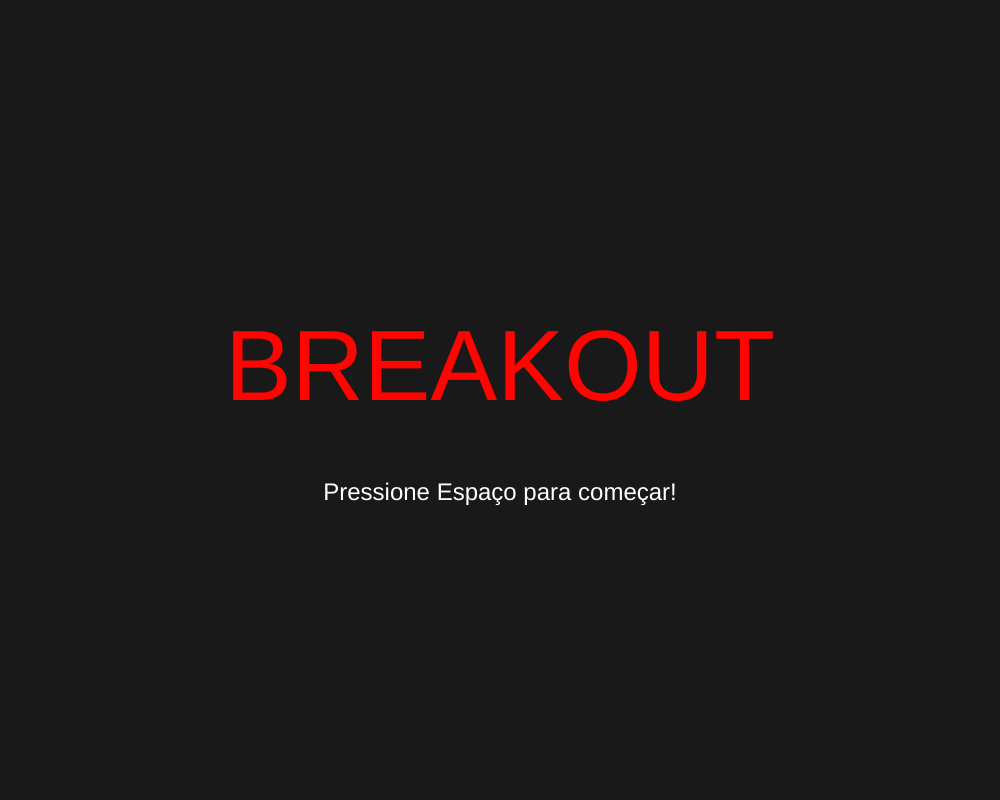
Frame 1 (no input)
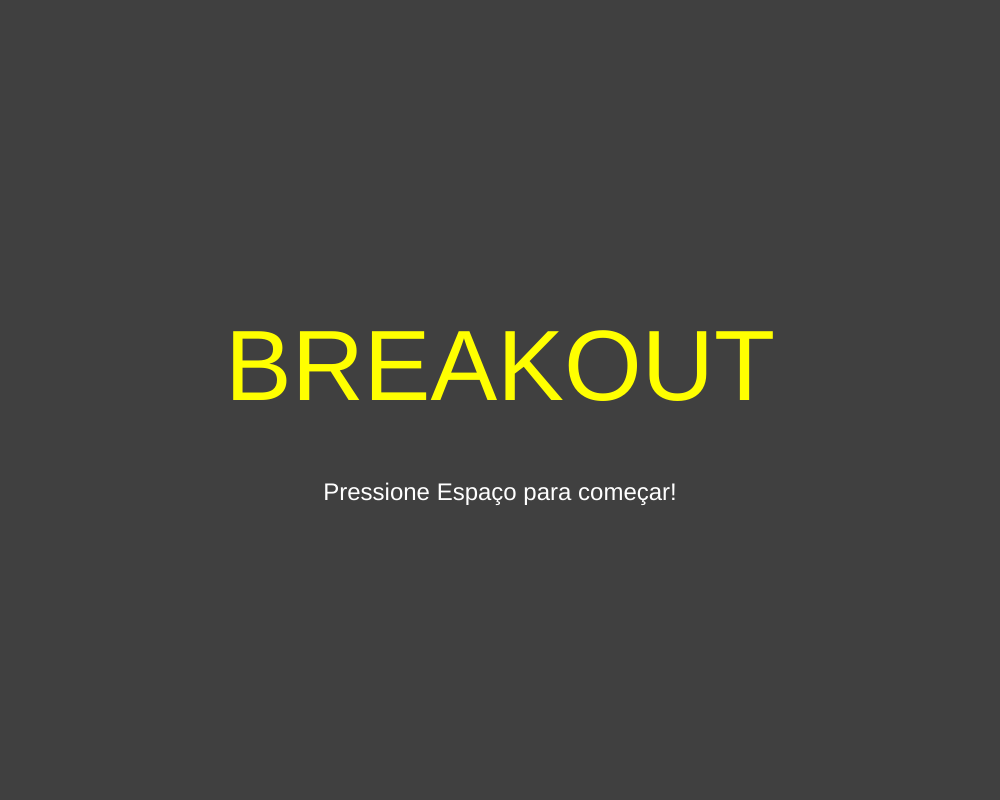
Frame 60 (no input)
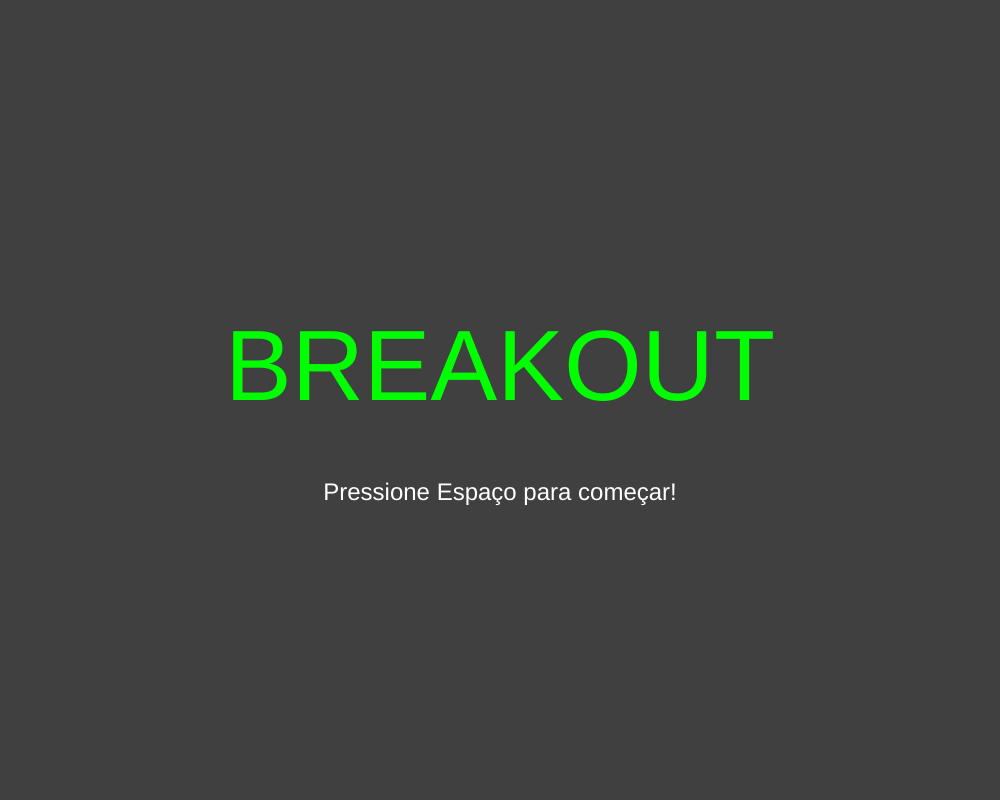
Frame 120 (the mouse pressed at the canvas centre since frame 60)

The p5.js sketch that drew these frames (run headless with seeded random() and noise() and a simulated clock; from frame 60 on, the mouse is pressed at the canvas centre):

// p5.js sketch
// ── sketch.js
class Bloco {
  constructor(x, y, largura, altura, cor, visivel) {
    this.x = x;
    this.y = y;
    this.largura = largura;
    this.altura = altura;
    this.cor = cor;
    this.visivel = visivel;
  }

  mostraBloco() {
    if (this.visivel) {
      colorMode(HSB);
      fill(this.cor, 100, 100);
      stroke(0);
      rect(this.x, this.y, this.largura, this.altura);
    }
  }
  /*escondeSeAtingido() {
    if (this.visivel) {
      let distancia = dist(this.x, this.y, mouseX, mouseY);
      if (distancia < this.r) this.visivel = false;
      else this.visivel = true;
    }
  }*/
}

class Bola {
  constructor(x, y, r, dX, dY) {
    this.x = x;
    this.y = y;
    this.r = r;
    this.dX = dX;
    this.dY = dY;
  }

  mostraBola() {
    fill(SOMBRA_BRILHO);
    circle(this.x + SOMBRA_DIST, this.y + SOMBRA_DIST, this.r * 2);
    fill(150);
    circle(this.x, this.y, this.r * 2);
    textAlign(LEFT);
    textSize(10);
    if (debug) {
      text("Velocidade X: " + this.dX, this.x + 15, this.y);
      text("Velocidade Y: " + abs(this.dY), this.x + 15, this.y + 12);
    }
  }

  movimenta() {
    this.x += this.dX;
    this.y += this.dY;
    if (this.x > width - this.r || this.x < 0 + this.r) this.dX = -this.dX;
    if (this.y < 0 + this.r) this.dY = -this.dY;
    if (this.y > height) perdeu = true;
  }

  rebate(vel) {
    if (abs(this.dX) < VELMAX_HOR_BOLA) {
      if (abs(this.dX) < VELMIN_HOR_BOLA) {
        if (this.dX > 0) this.dX += 2;
        else this.dX -= 2;
      } else if (this.dX > 0) this.dX += random(-2, 2);
      else this.dX -= random(-2, 2);
    } else if (this.dX > 0) this.dX -= 2;
    else this.dX += 2;

    if (abs(this.dY) < VELMAX_VER_BOLA) {
      if (this.dY > 0) this.dY += vel;
      else this.dY -= vel;
    }

    this.dY = -this.dY;
  }
}

class Jogador {
  constructor(x, y, largura, altura) {
    this.x = x;
    this.y = y;
    this.largura = largura;
    this.altura = altura;
  }

  mostraJogador() {
    fill(SOMBRA_BRILHO);
    rect(
      this.x + SOMBRA_DIST,
      this.y + SOMBRA_DIST,
      this.largura + SOMBRA_DIST,
      this.altura + SOMBRA_DIST
    );
    fill(100);
    rect(this.x, this.y, this.largura, this.altura);
  }

  controle() {
    if (keyIsPressed) {
      if (keyCode == RIGHT_ARROW && this.x + this.largura <= width)
        this.x += VEL_JOGADOR;
      else if (keyCode == LEFT_ARROW && this.x > 0) this.x -= VEL_JOGADOR;
    }
  }
}

const BLOCOS_TOTAIS = 100;
const BLOCOS_ALT_INICIAL = 100;
const VEL_JOGADOR = 10;
const AUM_VEL_BOLA = 0.25;
const VELINIC_VER_BOLA = 3;
const VELMAX_VER_BOLA = 10;
const VELMAX_HOR_BOLA = 6;
const VELMIN_HOR_BOLA = 1;
const PLACAR_MULT = 1000;
const SOMBRA_BRILHO = 10;
const SOMBRA_DIST = 3;
const BACKGROUND = 25;

let debug = false;
let num_blocos = BLOCOS_TOTAIS;
let blocos = [];
let jogador = new Jogador(350, 700, 250, 30);
let bola = new Bola(200, 500, 10, VELMIN_HOR_BOLA, -VELINIC_VER_BOLA);
let gameState = 0;
let placar = 0;
let perdeu = false;
let rainbow = 0;

function setup() {
  createCanvas(1000, 800);
  geraBlocos();
  /*for (let i = 0; i < num_blocos; i++) {
    console.log(blocos[i]);
  }*/
}

function draw() {
  noStroke();
  console.log(gameState);
  rainbow = rainbowColor(rainbow);
  switch (gameState) {
    case 0:
      background(BACKGROUND);
      colorMode(HSB);
      fill(rainbow, 100, 100);
      textAlign(CENTER);
      textSize(100);
      text("BREAKOUT", width / 2, height / 2);
      textSize(24);
      fill(100);
      text("Pressione Espaço para começar!", width / 2, height / 2 + 100);
      if (keyIsPressed && keyCode == 32) gameState++;
      break;
    case 1:
      background(BACKGROUND);
      fill(rainbow, 100, 100);
      textAlign(CENTER);
      textSize(64);
      text("BREAKOUT", width / 2, BLOCOS_ALT_INICIAL - 20);
      textSize(280);
      fill(0, 0, 50);
      text(placar * PLACAR_MULT, width / 2, height / 2 + 200);
      textAlign(RIGHT);
      textSize(16);
      fill(100);
      text("Controles:", width - 10, height - 40);
      text("Setas laterais: Movem o jogador", width - 10, height - 25);
      text("X: modo Debug", width - 10, height - 10);
      if (debug) {
        textAlign(LEFT);
        text("Debug:", 10, height - 40);
      text("Seta para cima: Ganha o jogo",  10, height - 25);
      text("Seta para baixo: Perde o jogo",  10, height - 10);
        if (keyCode == UP_ARROW) gameState = 3;
        else if (keyCode == DOWN_ARROW) gameState = 2;
      }
      jogador.mostraJogador();
      jogador.controle();
      bola.mostraBola();
      detectaColisao();
      bola.movimenta();
      mostraBlocosVisiveis();
      if (num_blocos <= 0) gameState = 3;
      else if (perdeu) {
        gameState++;
        break;
      } else if (keyIsPressed && keyCode == ESCAPE) gameState = 2;
      break;
    case 2:
      background(BACKGROUND);
      fill(0, 100, 100);
      textAlign(CENTER);
      textSize(100);
      text("GAME OVER", width / 2, height / 2);
      break;
    case 3:
      background(BACKGROUND);
      fill(100);
      textAlign(CENTER);
      textSize(100);
      text("VOCÊ VENCEU!", width / 2, height / 2);
      break;
  }
}

function geraBlocos() {
  let x, y;
  let linha = BLOCOS_ALT_INICIAL;
  let coluna = 0;
  let largura = 100;
  let altura = 20;
  for (let i = 0; i < num_blocos; i++) {
    let novoBloco = random(1);
    if (coluna + largura <= width) {
      x = coluna;
      y = linha;
      let bloco = new Bloco(x, y, largura, altura, random(360), true);
      blocos.push(bloco);
      coluna += largura;
    } else {
      linha += altura;
      coluna = 0;
      x = coluna;
      y = linha;
      let bloco = new Bloco(x, y, largura, altura, random(360), true);
      blocos.push(bloco);
      coluna += largura;
    }
  }
}

function mostraBlocosVisiveis() {
  for (let i = 0; i < num_blocos; i++) {
    //blocos[i].escondeSeAtingido();
    blocos[i].mostraBloco();
  }
}

function detectaColisao() {
  // BLOCOS
  for (let i = 0; i < num_blocos; i++) {
    // esquerda
    let testeX = bola.x;
    let testeY = bola.y;

    if (bola.x < blocos[i].x) testeX = blocos[i].x;
    // esquerda
    else if (bola.x > blocos[i].x + blocos[i].largura)
      testeX = blocos[i].x + blocos[i].largura; // direita

    if (bola.y < blocos[i].y) testeY = blocos[i].y;
    // topo
    else if (bola.y > blocos[i].y + blocos[i].altura)
      testeY = blocos[i].y + blocos[i].altura; // fundo

    //console.log(bola.x,bola.y,testeX,testeY)
    let distancia = dist(bola.x, bola.y, testeX, testeY);

    if (distancia <= bola.r) {
      blocos.splice(i, 1);
      num_blocos--;
      placar += 1;
      bola.rebate(AUM_VEL_BOLA);
    }
  }

  // JOGADOR
  let testeX = bola.x;
  let testeY = bola.y;

  if (bola.x < jogador.x) testeX = jogador.x;
  // esquerda
  else if (bola.x > jogador.x + jogador.largura)
    testeX = jogador.x + jogador.largura; // direita

  if (bola.y < jogador.y) testeY = jogador.y;
  // topo
  else if (bola.y > jogador.y + jogador.altura)
    testeY = jogador.y + jogador.altura; // fundo

  //console.log(bola.x,bola.y,testeX,testeY)
  let distancia = dist(bola.x, bola.y, testeX, testeY);

  if (distancia <= bola.r) {
    bola.rebate(0);
  }

  /*let distX = bola.x - testeX;
    let distY = bola.y - testeY;
    let distancia = sqrt(distX * distX + distY * distY);*/

  //console.log("Distância para o bloco " + i + ": " + distancia);
}

function keyPressed() {
  if (key === "x") debug = !debug;
}

function rainbowColor(cor) {
  if (cor <= 360) cor++;
  else cor = 0;
  return cor;
}
